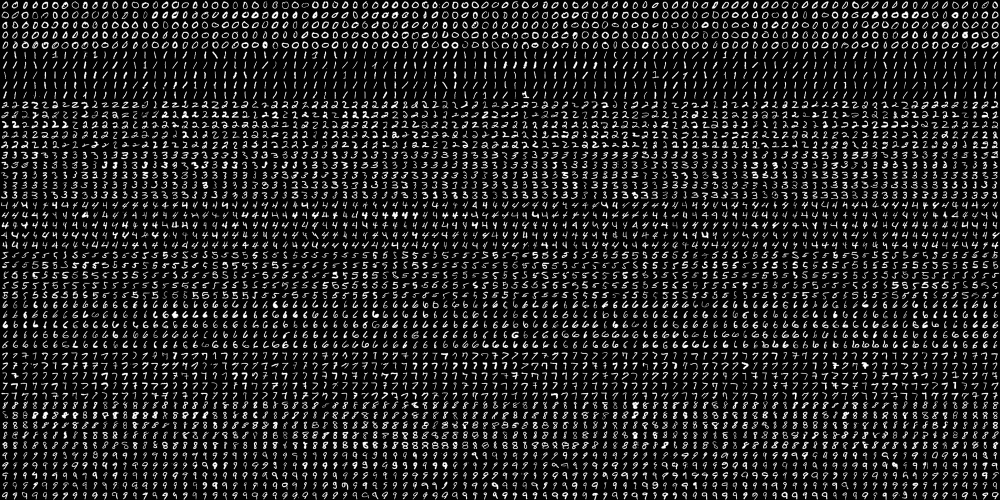
//> input picture digits.png, 2000 x 1000 px, given in place of the camera (shown at 1/2 size)
$ ./main-05   (built with g++ and OpenCV 4)
//> lines starting //> are read from the running program, lines starting //| are printed output that depends on the picture; after the words box and inside, x2 and y2 are one past the last pixel; in counts of white or black regions, pixels touching at a corner belong together
#include <opencv2/core/core.hpp>
#include <opencv2/highgui/highgui.hpp>
#include <opencv2/imgproc/imgproc.hpp>
#include <opencv2/ml/ml.hpp>
#include <iostream>
#include "Clock.h"

#include "opencv2/objdetect.hpp"
#include "opencv2/videoio.hpp"
#include "opencv2/highgui.hpp"
#include "opencv2/imgproc.hpp"
#include "opencv2/opencv.hpp"


#include <iostream>
#include <stdio.h>


/*


*/


using namespace std;
using namespace cv;
using namespace cv::ml;

bool activedTraining = false;
bool activedTesting = false;
bool liveTesting = true;


Mat detectAndDisplay( Mat frame );
void createData( Mat& allData, Mat& allClasses, Mat& trainData, Mat& trainClasses, Mat&testData, Mat& testClasses, Ptr<TrainData>& trainingInData, int K, double ratio);
String window_name = "Capture - MNIST";

/** @function main */
int main( int argc, char** argv )
{
    int size = 20;

     int overallSamples = 5000;
     int numTests = 2500;
     int numTrainSamples = 250;
     Mat allData;
     Mat allClasses;

     Mat trainData;
     Mat trainClasses;
     Mat testData;
     Mat testClasses;
     Ptr<TrainData> trainingInData;

    if (activedTesting){

    Mat img = imread("digits.png", CV_LOAD_IMAGE_GRAYSCALE);

    int indexCell = 0;
    int indexDigits = 0;
    int digit = 0;
    int32_t digValue =0;


    Mat cell, tmp;
    for (int j=0; j< img.rows; j+=size)
     {
      for (int i=0; i< img.cols; i+=size)
       {
        Mat tmp = img(Rect(i,j,size,size) );
        Mat floatImg;
        tmp.convertTo(floatImg, CV_32F);

        allData.push_back(floatImg.reshape(1,1) );
        digValue = digit;
        allClasses.push_back(int32_t (digValue));

        indexCell++;
        indexDigits++;
        if (indexDigits==500)
        {
              digit++;
              indexDigits =0;
        }
       }
     }
    cout<<"loaded all data ok!!!" << endl;
    cout << "svm creation..." << endl;


    double allRatio = 0.5;
    createData(allData, allClasses, trainData, trainClasses, testData, testClasses, trainingInData, 10, allRatio);
    }
    Ptr<SVM> svm;

    if (activedTraining)
    {
    svm = SVM::create();
    svm->setType(SVM::C_SVC);  //C_SVC
    svm->setC(2.67);
    svm->setGamma(5.383);
    svm->setKernel(SVM::LINEAR);  //SVM::LINEAR
    svm->setTermCriteria(TermCriteria(TermCriteria::MAX_ITER, (int)1e7, 1e-6));
    //svm->setDegree(5);
    Clock C;
    C.start();
    cout << "Starting training process" << endl;
    cout << "ROW_SAMPLE: "<< ROW_SAMPLE << endl;
    svm->train(trainingInData);
    cout << "Finished training process" << endl;
    svm->save("svmOCR_01.dat");
    C.end();
    cout<<"elapsed time: " << C.elapsedTime() << " ms" << endl;
    }
    else
    {
     svm = StatModel::load<SVM>("svmOCRLinear.dat");
    }
    if (activedTesting){
    Mat result;

    cout<<"testData.rows: "<< testData.rows << endl;
    int correct =0;

    for (int k=0; k<testData.rows; k++)
    {
        Mat tmp = testData.row(k)+0;
        float response = svm->predict(tmp);
        cout<<"k: " << k << " response: "<< response <<" testData: " << int(testClasses.at<int32_t>(0,k)) <<endl;
        if ( (int32_t)(response) ==  testClasses.at<int32_t>(0,k))
            correct++;

    }
     cout<<" correct matches: " << correct << endl;
     cout<<" accuracy: " << (correct*100.0/double(testData.rows)) << endl;
    }
    if (liveTesting){

    VideoCapture capture;
    Mat frame;

    capture.open( 0 );
    if ( ! capture.isOpened() ) { printf("--(!)Error opening video capture\n"); return -1; }

    while ( capture.read(frame) )
    {
//> frame is the input picture: 1000 rows x 2000 cols, CV_8UC3; min 0, max 255, mean 33.8
        if( frame.empty() )
        {
            printf(" --(!) No captured frame -- Break!");
            break;
        }

        Mat captured;
        captured = detectAndDisplay( frame );
//> in detectAndDisplay, `threshold(img,img, 20,255,CV_THRESH_BINARY_INV);`:
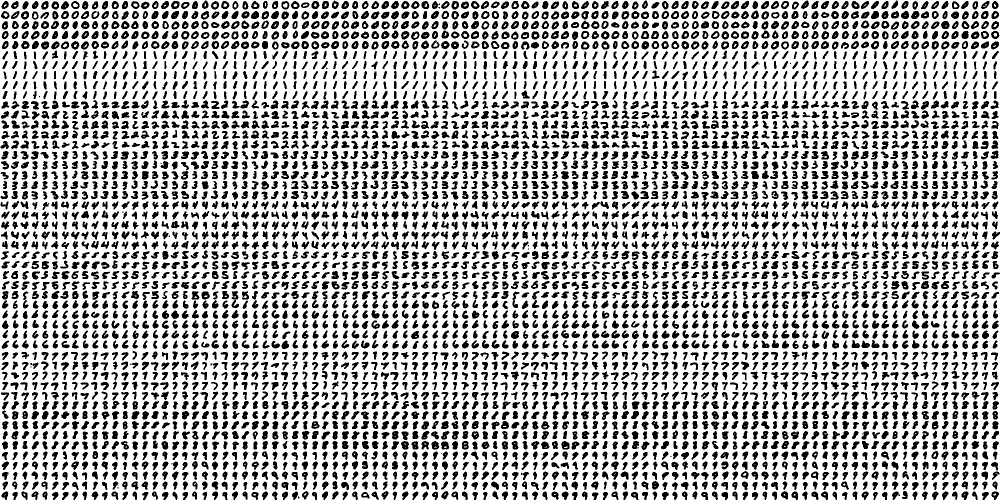
//> img: 1000 rows x 2000 cols, CV_8UC1 (shown at 1/2 size); 69.3% white; 5034 black regions (34 under 20 px), largest, box (x1, y1, x2, y2) and area: (1882, 42, 1899, 58) 213, (1122, 882, 1139, 899) 208, (1025, 583, 1039, 616) 205
        Size size(20,20);
        resize(captured,captured,size);
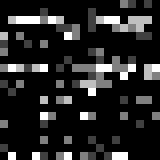
//> captured: 20 rows x 20 cols, CV_8UC1 (shown 8 times larger); min 0, max 255, mean 38.5
        equalizeHist( captured, captured );
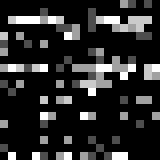
//> captured: 20 rows x 20 cols, CV_8UC1 (shown 8 times larger); min 0, max 255, mean 42.9
        imshow("Resize",captured);
        Mat floatImg;
        captured.convertTo(floatImg, CV_32F);
        Mat allData;
        allData.push_back(floatImg.reshape(1,1) );
//> allData = 400 values, max 255 at index 42, min 0 at index 0, mean 42.86
        Mat tmp = allData.row(0)+0;
//> tmp has the same summary as allData
        imshow("Reshape",tmp);

        float response = svm->predict(tmp);
//> response = 7
        cout<<"Prediction "<< response << endl;
//| Prediction 7


        int c = waitKey(10);
//> the Esc key is pressed
        if( (char)c == 27 ) { break; }
    }
    }
      return 0;
}

/** @function detectAndDisplay */
Mat detectAndDisplay( Mat frame )
{
    Mat frame_gray;
    Mat src;
//imshow( "Color", frame );
    cvtColor( frame, frame_gray, COLOR_BGR2GRAY );
//imshow( "Grayscale", frame_gray );
    equalizeHist( frame_gray, frame_gray );
//imshow( "Equalized", frame_gray );

    src = frame_gray.clone();
    Mat imgGaussian;
    GaussianBlur(src, imgGaussian, Size(3,3), 1.0);
//imshow( "Filtered", imgGaussian );

    Mat img;
    img = imgGaussian.clone();

    threshold(img,img, 20,255,CV_THRESH_BINARY_INV);
//imshow( "Threshold", img );
    imshow( window_name, img );
    return img;
}

// [42 lines left out: function createData, not called in this run]
